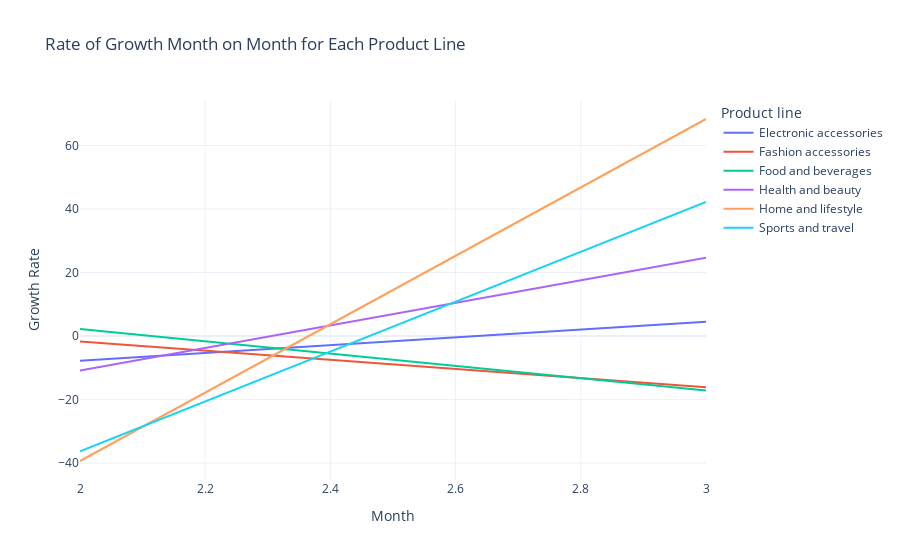

The cell this chart's notebook holds for it:
### Code cell
nlp_query = "rate of growth month on month for each product line"
part_A, part_B = split()
Cout = function3()

# ROI - return on investment
# CAC - customer acquisition cost
# CLV - customer lifetime value
# LTV - lifetime value
# CRR - customer retention rate
# MRR - monthly recurring revenue
# ARR - annual recurring revenue
# MRR - monthly recurring revenue
# ARPU - average revenue per user
# ARPA - average revenue per account
# AOV - average order value
# GMV - gross merchandise value
# NPS - net promoter score
# churn rate
# customer churn rate
# revenue churn rate

### Figure 1 — Plotly figure (JSON) as saved in the notebook; plotly's stock layout.template omitted (floating-point values rounded to 4 significant figures)
{"data": [{"hovertemplate": "Product line=Electronic accessories<br>Month=%{x}<br>Growth Rate=%{y}<extra></extra>", "legendgroup": "Electronic accessories", "line": {"color": "#636efa", "dash": "solid"}, "marker": {"symbol": "circle"}, "mode": "lines", "name": "Electronic accessories", "orientation": "v", "showlegend": true, "type": "scatter", "x": [2, 3], "xaxis": "x", "y": [-7.798, 4.495], "yaxis": "y"}, {"hovertemplate": "Product line=Fashion accessories<br>Month=%{x}<br>Growth Rate=%{y}<extra></extra>", "legendgroup": "Fashion accessories", "line": {"color": "#EF553B", "dash": "solid"}, "marker": {"symbol": "circle"}, "mode": "lines", "name": "Fashion accessories", "orientation": "v", "showlegend": true, "type": "scatter", "x": [2, 3], "xaxis": "x", "y": [-1.733, -16.09], "yaxis": "y"}, {"hovertemplate": "Product line=Food and beverages<br>Month=%{x}<br>Growth Rate=%{y}<extra></extra>", "legendgroup": "Food and beverages", "line": {"color": "#00cc96", "dash": "solid"}, "marker": {"symbol": "circle"}, "mode": "lines", "name": "Food and beverages", "orientation": "v", "showlegend": true, "type": "scatter", "x": [2, 3], "xaxis": "x", "y": [2.196, -17.13], "yaxis": "y"}, {"hovertemplate": "Product line=Health and beauty<br>Month=%{x}<br>Growth Rate=%{y}<extra></extra>", "legendgroup": "Health and beauty", "line": {"color": "#ab63fa", "dash": "solid"}, "marker": {"symbol": "circle"}, "mode": "lines", "name": "Health and beauty", "orientation": "v", "showlegend": true, "type": "scatter", "x": [2, 3], "xaxis": "x", "y": [-10.87, 24.7], "yaxis": "y"}, {"hovertemplate": "Product line=Home and lifestyle<br>Month=%{x}<br>Growth Rate=%{y}<extra></extra>", "legendgroup": "Home and lifestyle", "line": {"color": "#FFA15A", "dash": "solid"}, "marker": {"symbol": "circle"}, "mode": "lines", "name": "Home and lifestyle", "orientation": "v", "showlegend": true, "type": "scatter", "x": [2, 3], "xaxis": "x", "y": [-39.33, 68.35], "yaxis": "y"}, {"hovertemplate": "Product line=Sports and travel<br>Month=%{x}<br>Growth Rate=%{y}<extra></extra>", "legendgroup": "Sports and travel", "line": {"color": "#19d3f3", "dash": "solid"}, "marker": {"symbol": "circle"}, "mode": "lines", "name": "Sports and travel", "orientation": "v", "showlegend": true, "type": "scatter", "x": [2, 3], "xaxis": "x", "y": [-36.26, 42.26], "yaxis": "y"}], "layout": {"legend": {"title": {"text": "Product line"}, "tracegroupgap": 0}, "title": {"text": "Rate of Growth Month on Month for Each Product Line"}, "xaxis": {"anchor": "y", "domain": [0, 1], "title": {"text": "Month"}}, "yaxis": {"anchor": "x", "domain": [0, 1], "title": {"text": "Growth Rate"}}}}
